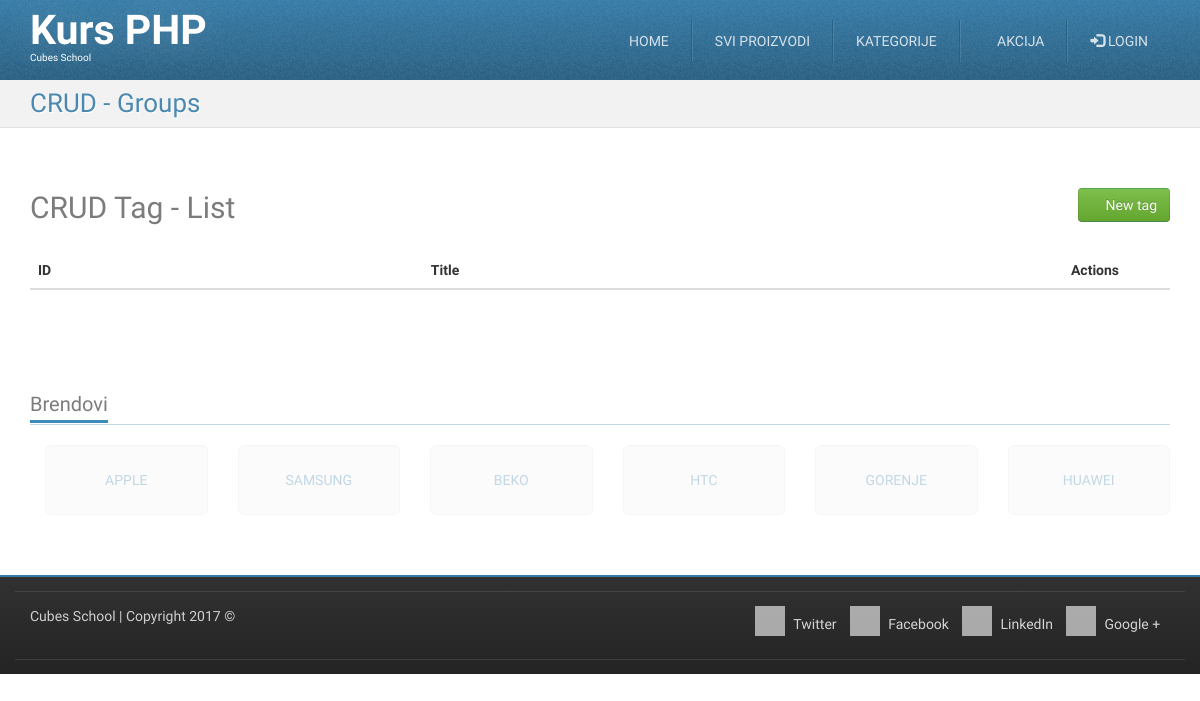
The page /crud-tags-list.php on the database as committed earlier.
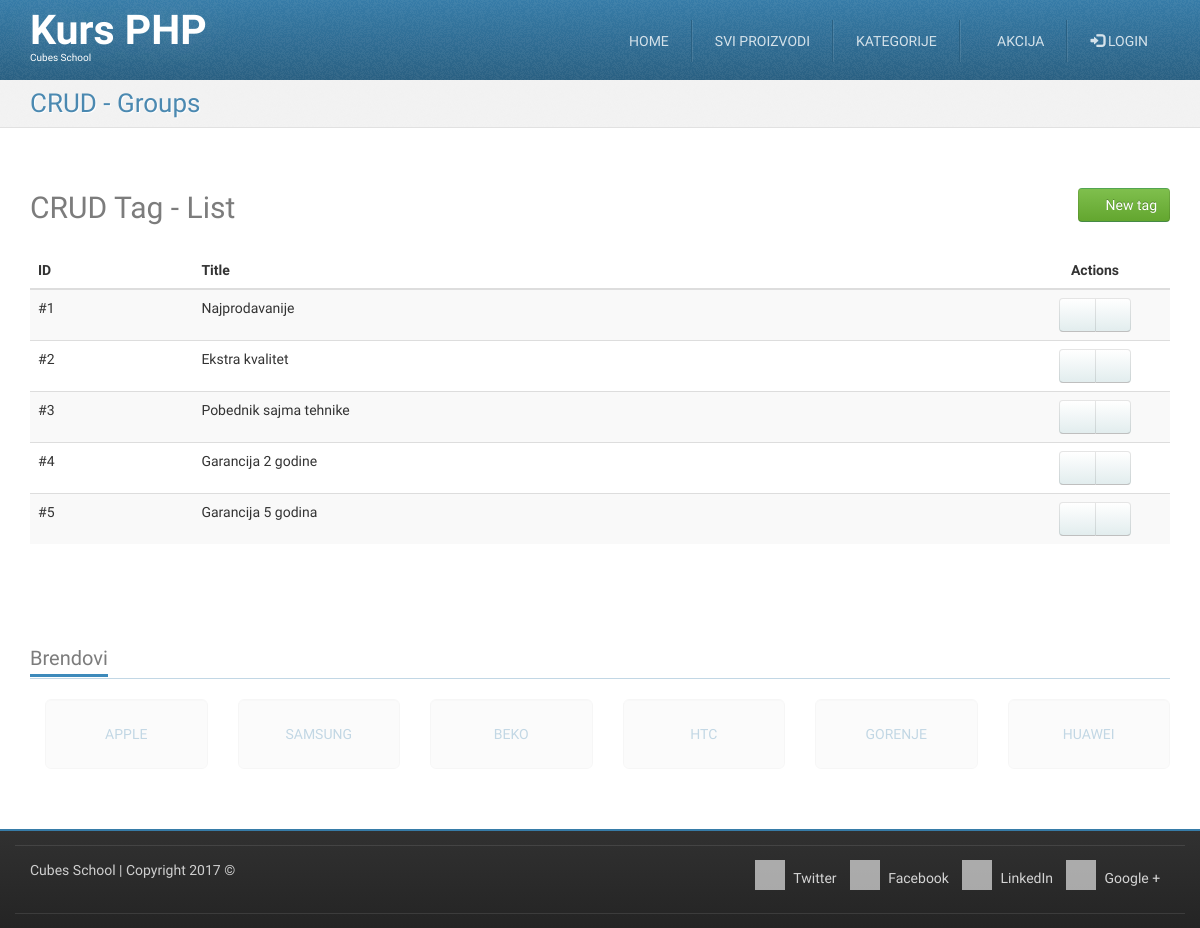
The same page on the database as committed later.
### tables this page shows
CREATE TABLE `tags` (
  `id` int(11) NOT NULL,
  `title` varchar(255) NOT NULL
);

### crud-tags-list.php (called while the page is built, shortened)
<?php
require_once __DIR__ . '/models/m_tags.php';
$tags = tagsFetchAll();
require_once __DIR__ . '/views/layout/header.php';
require_once __DIR__ . '/views/templates/t_crud-tag-list.php';
require_once __DIR__ . '/views/layout/footer.php';

### models/m_tags.php (called while the page is built, shortened)
<?php
require_once __DIR__ . '/m_database.php';
function tagsFetchAll() {
	$query = "SELECT `tags`.* FROM `tags`";
	return dbFetchAll($query);
}

### models/m_database.php (called while the page is built, shortened)
<?php
function dbGetLink() {
	static $link;
	if (!isset($link)) {
		$link = mysqli_connect('127.0.0.1', 'cubes', 'cubes', 'cubes-php-mysql');
	}
	return $link;
}
function dbQuery($query) {
	$link = dbGetLink();
	$result = mysqli_query($link, $query);
	return $result;
}
function dbFetchAll($query) {
	$result = dbQuery($query);
	return mysqli_fetch_all($result, MYSQLI_ASSOC);
}

### views/templates/t_crud-tag-list.php (the view)
<div id="highlighted">
	<div class="container">
		<div class="header">
			<h2 class="page-title">
				<span>CRUD - Groups</span>
			</h2>
		</div>
	</div>
</div>
<div id="content">
	<div class="container portfolio">
		<div class="row">
			<div class="col-md-12">
				<h2>
					CRUD Tag - List
                                                      <a href="/crud-tags-insert.php" class="pull-right btn btn-success">
						<i class="fa fa-plus-circle"></i>
						New tag
					</a>
				</h2>
			</div>
		</div>
		<div class="row">
			<div class="col-md-12">
				<table class="table table-striped table-hover">
					<thead>
						<tr>
							<th>ID</th>
							<th>Title</th>
							<th class="actions text-center">Actions</th>
						</tr>
					</thead>
					<tbody>
						<?php foreach ($tags as $tag) {
                                                          ?>
						<tr>
							<td>
                                                                          #<?php echo htmlspecialchars($tag['id']);?>
							</td>
							<td>
                                                                          <?php echo htmlspecialchars($tag['title']);?>
							</td>
							<td class="text-center">
								<div class="btn-group">
                                                                                  <a href="/crud-tags-edit.php" class="btn btn-default"><i class="fa fa-pencil"></i></a>
                                                                                  <a href="/crud-tags-delete.php" class="btn btn-default"><i class="fa fa-trash"></i></a>
								</div>
							</td>
						</tr>
						<?php }?>
					</tbody>
				</table>
			</div>
		</div>
	</div>
</div>

Rows that differ between the two databases and show on the page:
added tags: id "1", title "Najprodavanije"
added tags: id "2", title "Ekstra kvalitet"
added tags: id "3", title "Pobednik sajma tehnike"
added tags: id "4", title "Garancija 2 godine"
added tags: id "5", title "Garancija 5 godina"
